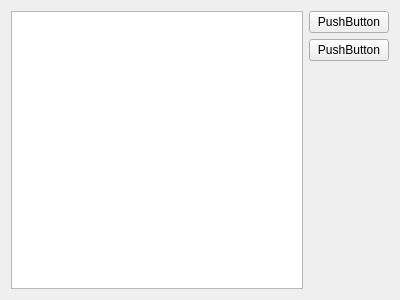
<?xml version="1.0" encoding="UTF-8"?>
<ui version="4.0">
 <class>UserTreeWidget</class>
 <widget class="QWidget" name="Form">
  <property name="geometry">
   <rect>
    <x>0</x>
    <y>0</y>
    <width>400</width>
    <height>300</height>
   </rect>
  </property>
  <property name="windowTitle">
   <string>UserTreeWidget</string>
  </property>
  <layout class="QHBoxLayout" name="horizontalLayout_2">
   <item>
    <layout class="QHBoxLayout" name="horizontalLayout">
     <item>
      <widget class="QTreeView" name="treeView"/>
     </item>
     <item>
      <layout class="QVBoxLayout" name="verticalLayout">
       <property name="leftMargin">
        <number>0</number>
       </property>
       <item>
        <widget class="QPushButton" name="addBtn">
         <property name="text">
          <string>PushButton</string>
         </property>
        </widget>
       </item>
       <item>
        <widget class="QPushButton" name="deleteBtn">
         <property name="text">
          <string>PushButton</string>
         </property>
        </widget>
       </item>
       <item>
        <spacer name="verticalSpacer">
         <property name="orientation">
          <enum>Qt::Orientation::Vertical</enum>
         </property>
         <property name="sizeHint" stdset="0">
          <size>
           <width>20</width>
           <height>40</height>
          </size>
         </property>
        </spacer>
       </item>
      </layout>
     </item>
    </layout>
   </item>
  </layout>
 </widget>
 <resources/>
 <connections/>
</ui>
